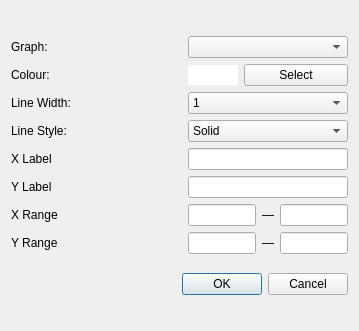
<?xml version="1.0" encoding="UTF-8"?>
<ui version="4.0">
 <class>GraphStyleDialog</class>
 <widget class="QDialog" name="GraphStyleDialog">
  <property name="geometry">
   <rect>
    <x>0</x>
    <y>0</y>
    <width>359</width>
    <height>331</height>
   </rect>
  </property>
  <property name="minimumSize">
   <size>
    <width>300</width>
    <height>200</height>
   </size>
  </property>
  <property name="maximumSize">
   <size>
    <width>500</width>
    <height>500</height>
   </size>
  </property>
  <property name="windowTitle">
   <string>Dialog</string>
  </property>
  <layout class="QVBoxLayout" name="verticalLayout_4">
   <item>
    <layout class="QVBoxLayout" name="verticalLayout_3">
     <item>
      <layout class="QHBoxLayout" name="horizontalLayout_5">
       <item>
        <layout class="QVBoxLayout" name="verticalLayout_2">
         <item>
          <widget class="QLabel" name="label">
           <property name="text">
            <string>Graph:</string>
           </property>
          </widget>
         </item>
         <item>
          <widget class="QLabel" name="label_2">
           <property name="text">
            <string>Colour:</string>
           </property>
          </widget>
         </item>
         <item>
          <widget class="QLabel" name="label_3">
           <property name="text">
            <string>Line Width:</string>
           </property>
          </widget>
         </item>
         <item>
          <widget class="QLabel" name="label_4">
           <property name="text">
            <string>Line Style:</string>
           </property>
          </widget>
         </item>
         <item>
          <widget class="QLabel" name="label_5">
           <property name="text">
            <string>X Label</string>
           </property>
          </widget>
         </item>
         <item>
          <widget class="QLabel" name="label_6">
           <property name="text">
            <string>Y Label</string>
           </property>
          </widget>
         </item>
         <item>
          <widget class="QLabel" name="label_7">
           <property name="text">
            <string>X Range</string>
           </property>
          </widget>
         </item>
         <item>
          <widget class="QLabel" name="label_8">
           <property name="text">
            <string>Y Range</string>
           </property>
          </widget>
         </item>
        </layout>
       </item>
       <item>
        <spacer name="horizontalSpacer">
         <property name="orientation">
          <enum>Qt::Orientation::Horizontal</enum>
         </property>
         <property name="sizeType">
          <enum>QSizePolicy::Policy::Fixed</enum>
         </property>
         <property name="sizeHint" stdset="0">
          <size>
           <width>111</width>
           <height>20</height>
          </size>
         </property>
        </spacer>
       </item>
       <item>
        <layout class="QVBoxLayout" name="verticalLayout">
         <item>
          <widget class="QComboBox" name="graphSelectionBox"/>
         </item>
         <item>
          <layout class="QHBoxLayout" name="horizontalLayout">
           <item>
            <widget class="QLineEdit" name="colourDisplayBox">
             <property name="minimumSize">
              <size>
               <width>50</width>
               <height>20</height>
              </size>
             </property>
             <property name="maximumSize">
              <size>
               <width>50</width>
               <height>20</height>
              </size>
             </property>
             <property name="frame">
              <bool>false</bool>
             </property>
             <property name="readOnly">
              <bool>true</bool>
             </property>
            </widget>
           </item>
           <item>
            <widget class="QPushButton" name="selectColourButton">
             <property name="text">
              <string>Select</string>
             </property>
            </widget>
           </item>
          </layout>
         </item>
         <item>
          <widget class="QComboBox" name="widthSelectionBox">
           <item>
            <property name="text">
             <string>1</string>
            </property>
           </item>
           <item>
            <property name="text">
             <string>2</string>
            </property>
           </item>
           <item>
            <property name="text">
             <string>3</string>
            </property>
           </item>
           <item>
            <property name="text">
             <string>4</string>
            </property>
           </item>
          </widget>
         </item>
         <item>
          <widget class="QComboBox" name="styleSelectionBox">
           <item>
            <property name="text">
             <string>Solid</string>
            </property>
           </item>
           <item>
            <property name="text">
             <string>Dashed</string>
            </property>
           </item>
           <item>
            <property name="text">
             <string>Dotted</string>
            </property>
           </item>
           <item>
            <property name="text">
             <string>Dash Dot</string>
            </property>
           </item>
          </widget>
         </item>
         <item>
          <widget class="QLineEdit" name="X_label_lineEdit"/>
         </item>
         <item>
          <widget class="QLineEdit" name="Y_label_lineEdit"/>
         </item>
         <item>
          <layout class="QHBoxLayout" name="horizontalLayout_2">
           <item>
            <widget class="QLineEdit" name="X_Range_L"/>
           </item>
           <item>
            <widget class="QLabel" name="label_9">
             <property name="text">
              <string>—</string>
             </property>
            </widget>
           </item>
           <item>
            <widget class="QLineEdit" name="X_Range_R"/>
           </item>
          </layout>
         </item>
         <item>
          <layout class="QHBoxLayout" name="horizontalLayout_3">
           <item>
            <widget class="QLineEdit" name="Y_Range_L"/>
           </item>
           <item>
            <widget class="QLabel" name="label_10">
             <property name="text">
              <string>—</string>
             </property>
            </widget>
           </item>
           <item>
            <widget class="QLineEdit" name="Y_Range_R"/>
           </item>
          </layout>
         </item>
        </layout>
       </item>
      </layout>
     </item>
     <item>
      <spacer name="verticalSpacer">
       <property name="orientation">
        <enum>Qt::Orientation::Vertical</enum>
       </property>
       <property name="sizeType">
        <enum>QSizePolicy::Policy::Fixed</enum>
       </property>
       <property name="sizeHint" stdset="0">
        <size>
         <width>17</width>
         <height>13</height>
        </size>
       </property>
      </spacer>
     </item>
     <item>
      <widget class="QDialogButtonBox" name="submitButton">
       <property name="sizePolicy">
        <sizepolicy hsizetype="Expanding" vsizetype="Fixed">
         <horstretch>0</horstretch>
         <verstretch>0</verstretch>
        </sizepolicy>
       </property>
       <property name="standardButtons">
        <set>QDialogButtonBox::StandardButton::Cancel|QDialogButtonBox::StandardButton::Ok</set>
       </property>
      </widget>
     </item>
    </layout>
   </item>
  </layout>
 </widget>
 <tabstops>
  <tabstop>graphSelectionBox</tabstop>
  <tabstop>selectColourButton</tabstop>
  <tabstop>widthSelectionBox</tabstop>
  <tabstop>styleSelectionBox</tabstop>
 </tabstops>
 <resources/>
 <connections/>
</ui>
